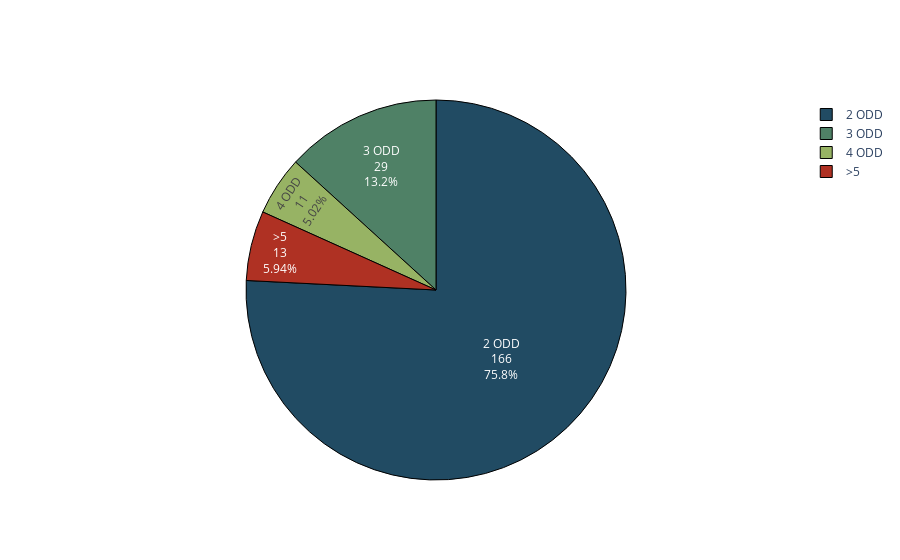

The notebook cell this image was saved under:
### Markdown cell above
**Figure 3:** Number of orphan designations per product with more than one application (combinations of products count as distinct, so do distinct names for the same product).

### Code cell
# Sort by number of applications
substance_applications.sort_values(by='Number of designations', inplace=True)

# Get number of applications
n_applications = []
n_substances = []
for n_application in substance_applications['Number of designations'].unique():
    if n_application < 2:
        continue

    # Get number of substances
    mask = substance_applications['Number of designations'] == n_application
    number = len(substance_applications[mask])

    # Append to containers
    n_applications.append(n_application)
    n_substances.append(number)

# Accumulate >= 5 applications
n_applications = np.array(n_applications)
n_substances = np.array(n_substances)
mask = n_applications >= 5
n_substances_five_or_more = np.sum(n_substances[mask])
n_applications = n_applications[~mask]
n_substances = list(n_substances[~mask])

# Create figure
fig = go.Figure()
colours = plotly.colors.qualitative.Plotly
n_colours = len(n_substances) + 1

fig.add_trace(go.Pie(
    labels=[
        '%s ODD' % str(n) for n in n_applications] + ['>5'],
    values=n_substances + [n_substances_five_or_more],
    textinfo='label+value+percent',
    sort=False,
    marker=dict(
        colors=['rgb(33, 75, 99)', 'rgb(79, 129, 102)', 'rgb(151, 179, 100)',
                 'rgb(175, 49, 35)', 'rgb(36, 73, 147)'], 
        line=dict(color='#000000', width=1))))
fig.update_layout(showlegend=True)
fig.show()

### Figure 1 — Plotly figure (JSON) as saved in the notebook; plotly's stock layout.template omitted (floating-point values rounded to 4 significant figures)
{"data": [{"labels": ["2 ODD", "3 ODD", "4 ODD", ">5"], "marker": {"colors": ["rgb(33, 75, 99)", "rgb(79, 129, 102)", "rgb(151, 179, 100)", "rgb(175, 49, 35)", "rgb(36, 73, 147)"], "line": {"color": "#000000", "width": 1}}, "sort": false, "textinfo": "label+value+percent", "type": "pie", "values": [166, 29, 11, 13]}], "layout": {"showlegend": true}}
